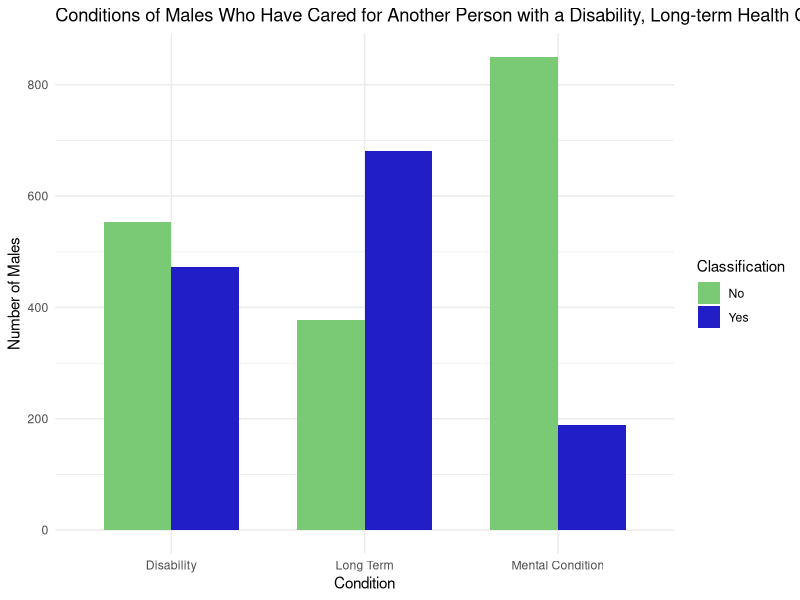
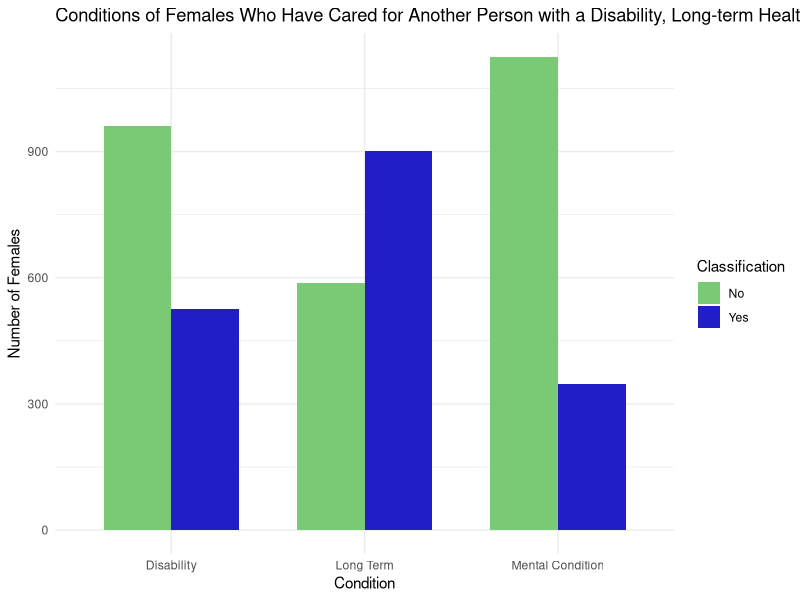

R code for these plots, in order:
## Purpose: This script will import processed data, create graphs and a table
## Date: March 4th, 2022

install.packages("ggplot2")
install.packages("here")
install.packages("dplyr")
install.packages("tidyverse")
library(ggplot2)
library(here)
library(dplyr)
library(tidyverse)

# Read .csv files from Inputs folder
male_data <- read_csv(here("Inputs", "male_data.csv"))
female_data <- read_csv(here("Inputs", "female_data.csv"))

# The dataset from the Australian Bureau of Statistics displays each category as columns, however our graph we need to arrange them into one singular column
# We need to create a new dataframe that will be used for creating barcharts

## MALES
# Category column (first category is yes, second is no)
Category <- c('Mental Condition', 'Mental Condition', 'Long Term', 'Long Term', 'Disability', 'Disability')

# Amount column
Amount <- c(189.1, 850.1, 680.8, 377.4, 473.5, 553.4)

# Classification column
Classification <- c('Yes', 'No', 'Yes', 'No', 'Yes', 'No')

# Join the columns together
male_df <- data.frame(Category, Amount, Classification)

# From this we can now make a bar chart
male_graph <- ggplot(male_df, aes(factor(Category), Amount, fill = Classification)) + 
  geom_bar(width = 0.7, stat="identity", position = "dodge") + 
  labs(title = "Conditions of Males Who Have Cared for Another Person with a Disability, Long-term Health Condition or Old Age in Last 4 Weeks",
       x = "Condition",
       y = "Number of Males") +
  theme_minimal() +
  scale_fill_manual(values = c("#7ac975", "#211ec7"))

male_graph

## FEMALES
# Amount column
Amount2 <- c(348, 1125.2, 902.1, 588.2, 525.1, 961.6)

# Classification column
Classification <- c('Yes', 'No', 'Yes', 'No', 'Yes', 'No')

# Join the columns together
female_df <- data.frame(Category, Amount2, Classification)

# From this we can now make a bar chart
female_graph <- ggplot(female_df, aes(factor(Category), Amount2, fill = Classification)) + 
  geom_bar(width = 0.7, stat="identity", position = "dodge") + 
  labs(title = "Conditions of Females Who Have Cared for Another Person with a Disability, Long-term Health Condition or Old Age in Last 4 Weeks",
       x = "Condition",
       y = "Number of Females") +
  theme_minimal() +
  scale_fill_manual(values = c("#7ac975", "#211ec7"))

female_graph

# Now we want to create a table that can compare both male and female dataframes

# First we need to rename the column values to indicate the sex of the demographic we are looking at
male_data[male_data == "Cared for a person with either a disability, long term health condition or old age in last 4 weeks"] <- "Males"
female_data[female_data == "Cared for a person with either a disability, long term health condition or old age in last 4 weeks"] <- "Females"

# We can now combine the two dataframes into one
male_female_df <- rbind(male_data, female_data)

# We need to rename the columns so it give the reader information on what values they are looking at
colnames(male_female_df) <- c("Sex","MC", "Non-MC", "LTHC", "Non-LTHC", "Disabled", "Non-Disabled")

# Now we can use kable to create a nicer looking table
table <- 
  knitr::kable(
    male_female_df,
    "pipe",
    col.names = c("Sex","MC", "Non-MC", "LTHC", "Non-LTHC", "Disabled", "Non-Disabled"),
    align = "lcccccc",
    caption = "Condition of Male and Female Caretakers Taking Care of LTHC, Disabled, Old Aged Individuals in the Last 4 Weeks"
  )
table

